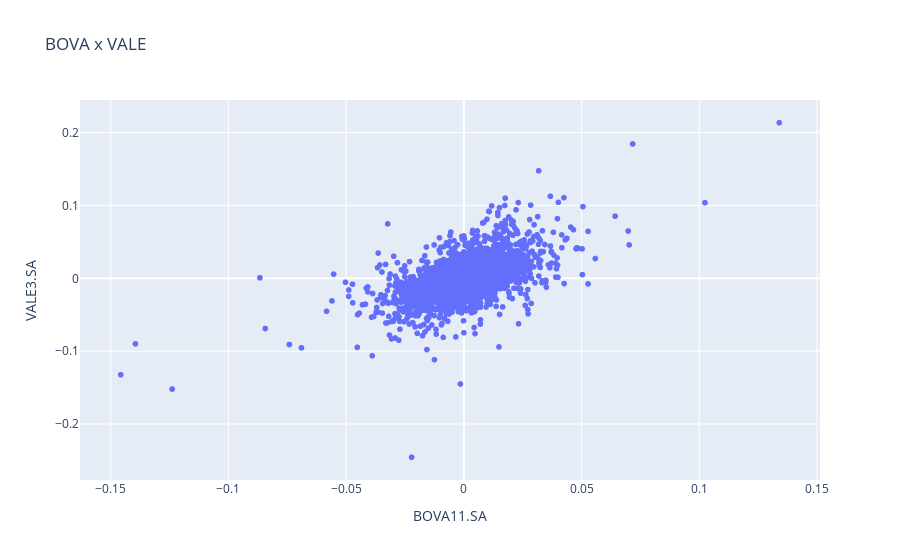

Notebook source saved alongside this figure:
### Code cell
figura = px.scatter(dataset_taxa_retorno, x = 'BOVA11.SA', y = 'VALE3.SA', title = 'BOVA x VALE')
figura.show()

### Figure 1 — Plotly figure (JSON) as saved in the notebook; plotly's stock layout.template omitted (floating-point values rounded to 4 significant figures; data arrays with more than 128 entries replaced by an {"elided": "..."} marker saying what was removed)
{"data": [{"hovertemplate": "BOVA11.SA=%{x}<br>VALE3.SA=%{y}<extra></extra>", "legendgroup": "", "marker": {"color": "#636efa", "symbol": "circle"}, "mode": "markers", "name": "", "showlegend": false, "type": "scattergl", "x": {"elided": "2911 float values"}, "xaxis": "x", "y": {"elided": "2911 float values"}, "yaxis": "y"}], "layout": {"legend": {"tracegroupgap": 0}, "title": {"text": "BOVA x VALE"}, "xaxis": {"anchor": "y", "domain": [0, 1], "title": {"text": "BOVA11.SA"}}, "yaxis": {"anchor": "x", "domain": [0, 1], "title": {"text": "VALE3.SA"}}}}
